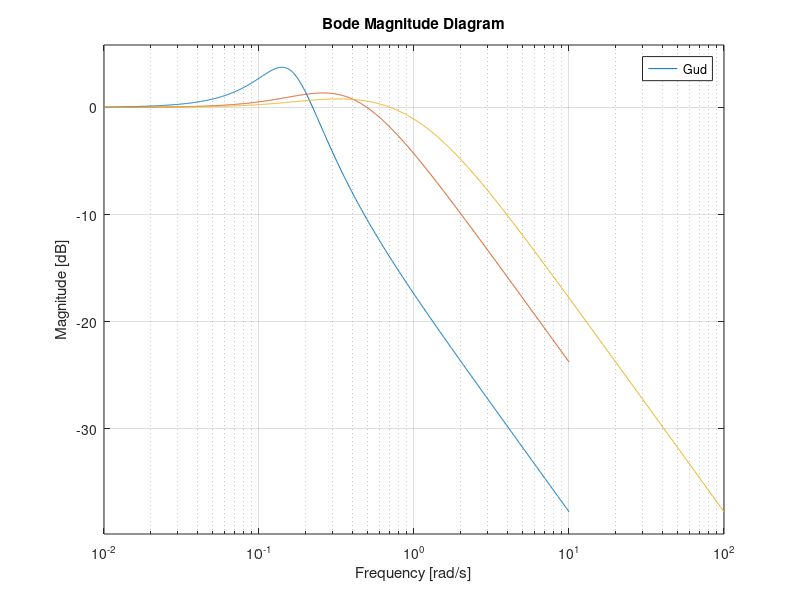

Reproduce this figure in MATLAB.
clear all
close all
s=tf('s'); P= 1.3/(s+0.01); K= [0.1, 0.5, 1];
for k=1:3,
    C= K(k)*(s+0.2)/s; Gud=-feedback(P*C,1);
    bodemag(Gud); hold on;
end;